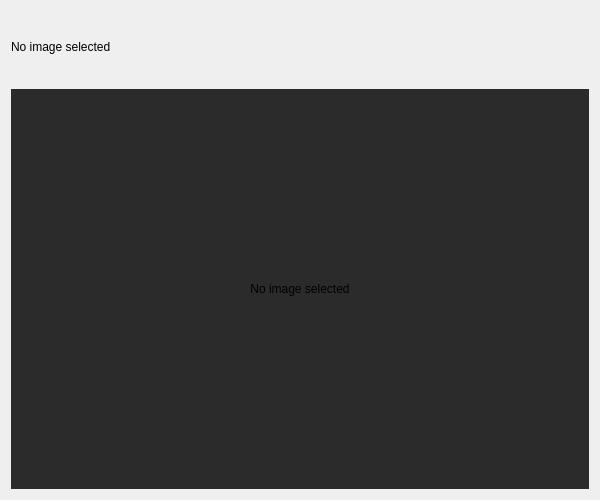
<?xml version="1.0" encoding="UTF-8"?>
<ui version="4.0">
 <class>OutputPreview</class>
 <widget class="QWidget" name="OutputPreview">
  <property name="geometry">
   <rect>
    <x>0</x>
    <y>0</y>
    <width>600</width>
    <height>500</height>
   </rect>
  </property>
  <property name="windowTitle">
   <string>Image Preview</string>
  </property>
  <layout class="QVBoxLayout" name="verticalLayout">
   <item>
    <layout class="QHBoxLayout" name="controlBar">
     <item>
      <widget class="QLabel" name="lblStatus">
       <property name="text">
        <string>No image selected</string>
       </property>
      </widget>
     </item>
     <item>
      <spacer name="hrzSpacer">
       <property name="orientation">
        <enum>Qt::Orientation::Horizontal</enum>
       </property>
       <property name="sizeHint" stdset="0">
        <size>
         <width>40</width>
         <height>20</height>
        </size>
       </property>
      </spacer>
     </item>
    </layout>
   </item>
   <item>
    <widget class="QLabel" name="lblImage">
     <property name="minimumSize">
      <size>
       <width>400</width>
       <height>400</height>
      </size>
     </property>
     <property name="styleSheet">
      <string>QLabel { background-color: #2b2b2b; }</string>
     </property>
     <property name="text">
      <string>No image selected</string>
     </property>
     <property name="alignment">
      <set>Qt::AlignmentFlag::AlignCenter</set>
     </property>
    </widget>
   </item>
  </layout>
 </widget>
 <resources/>
 <connections/>
</ui>
